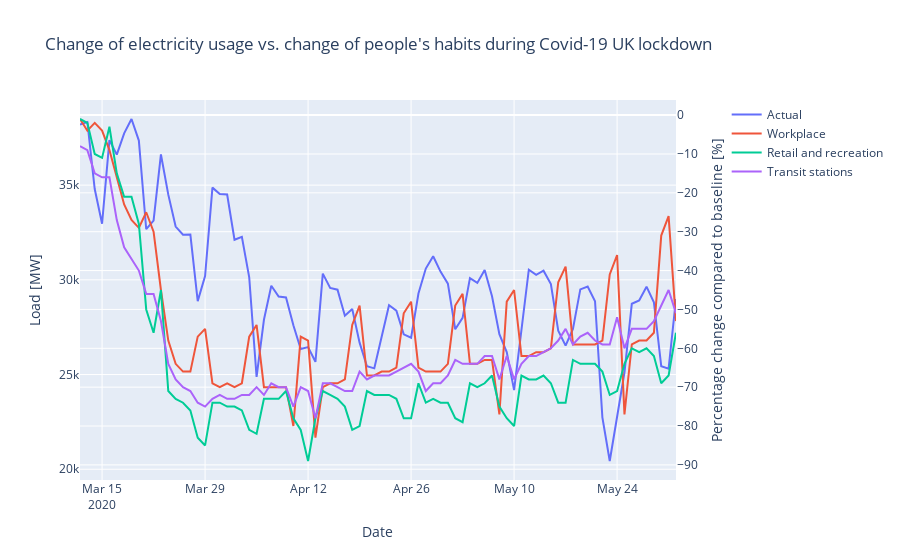

Notebook source saved alongside this figure:
### Markdown cell above
We can see from the Apple and Google mobility data a significant change in people's habits which could have led to a decrease in electricity consumption. Let's look at people's behaviour and electricity usage.

### Code cell
fig = make_subplots(specs=[[{"secondary_y": True}]])

fig.add_trace(go.Scatter(x=lockdown_load['Timestamp'], y=lockdown_load['Actual'],
                    mode='lines',
                    name='Actual'),secondary_y=False)


fig.add_trace(go.Scatter(x=lockdown_google.index, y=lockdown_google['workplaces_percent_change_from_baseline'],
                    mode='lines',
                    name='Workplace'),secondary_y=True)

fig.add_trace(go.Scatter(x=lockdown_google.index, y=lockdown_google['retail_and_recreation_percent_change_from_baseline'],
                    mode='lines',
                    name='Retail and recreation'),secondary_y=True)
fig.add_trace(go.Scatter(x=lockdown_google.index, y=lockdown_google['transit_stations_percent_change_from_baseline'],
                    mode='lines',
                    name='Transit stations'),secondary_y=True)
fig.update_layout(
    title_text="Change of electricity usage vs. change of people's habits during Covid-19 UK lockdown"
)
fig.update_xaxes(title_text="Date")
fig.update_yaxes(title_text="Load [MW]", secondary_y=False)
fig.update_yaxes(title_text="Percentage change compared to baseline [%]", secondary_y=True)
fig.show()
